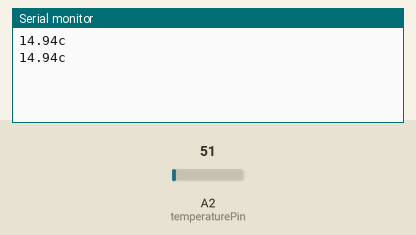
Simulated run of this sketch. Board: Arduino Uno, built with avr-gcc and run on an emulated ATmega328P. Parts: the last lines printed to the serial monitor. The test bench sets the inputs (shaded band); at power-on: A2 (temperaturePin) = 51.

Above: at 1.8 s.
1.9 s: A2 (temperaturePin) set to 61
At 2.8 s:
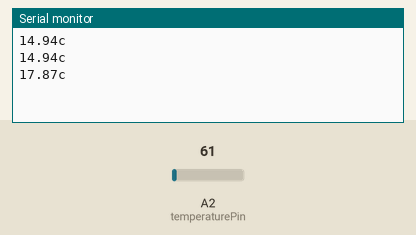
3.4 s: A2 (temperaturePin) set to 71
At 4.5 s:
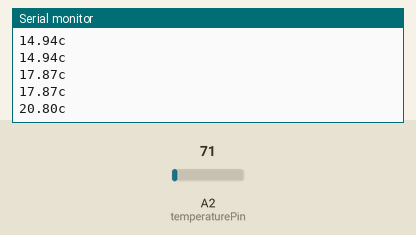
Timing chart, 0 to 6.4 s (numbered marks = the images above; inputs shaded):
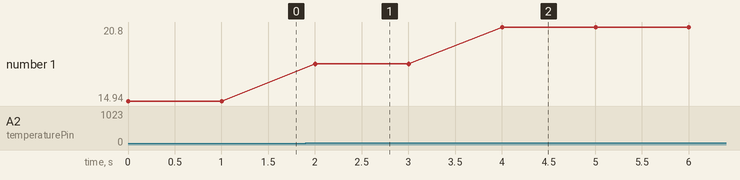

Measured:
- after the input at 1.9 s, the serial monitor: prints a new line after 0.10 s (image 1)
- after the input at 3.4 s, the serial monitor: prints a new line after 0.60 s (image 2)
- plotted number 1: 14.94 → 17.87 after the input at 1.9 s, 17.87 → 20.8 after the input at 3.4 s

The sketch:

Displaying_the_temperature_value_on_the_PC_monitor.ino
```cpp
// 온도값을 PC 모니터에 표시하기
const int temperaturePin = 2;  //  온도 핀이 연결된 핀을 2번으로 설정
void setup()
{
  pinMode(temperaturePin, INPUT);   //  온도 핀을 입력으로 설정
    Serial.begin(9600);  // 시리얼 데이터를 주고받을 수 있게 준비함
  }                            // 속도=9600(bps)
void loop()
{
  int reading = analogRead(temperaturePin);    // 아날로그 입력 온도값을 읽음
Serial.print(((3.0*reading/1024.0))*100);           // LM35 온도 계산법 =
                                                             // 온도 = (3.0*reading*100.0)/1024.0
Serial.println("c");     // 컴퓨터에 “C” 문장을 시리얼 통신으로 보냄
delay(1000);           // 시리얼 포터의 버퍼를 방지하기 위함
}
```
